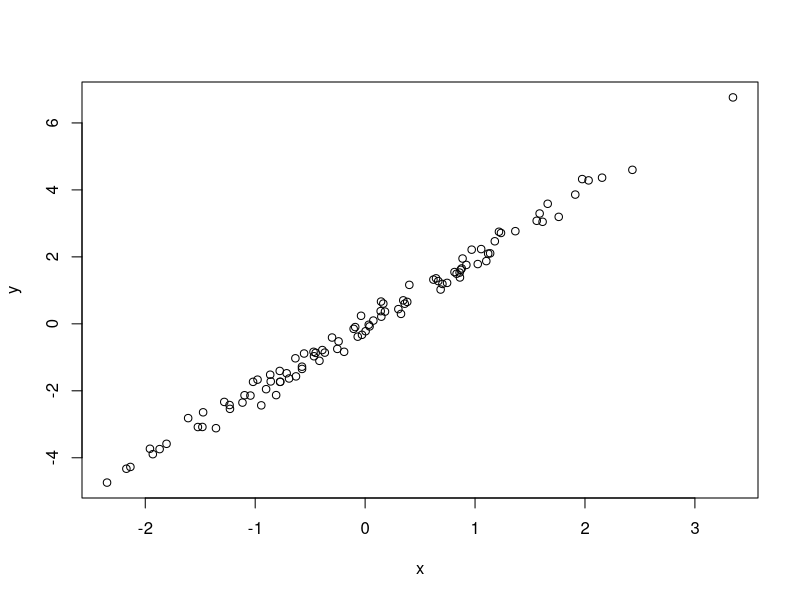

Recreate this plot in R.
# Simulate and plot data
# Rachel Gildersleeve
# ragildersleeve@gmail.com
# 2026-11-17

#Simulate predictor variable
x <- rnorm(n=100)
#Simulate response variable with some noise
y <- 2 * x + rnorm(n = 100, sd = 0.2)
#Plot the data
plot(x = x, y = y)
